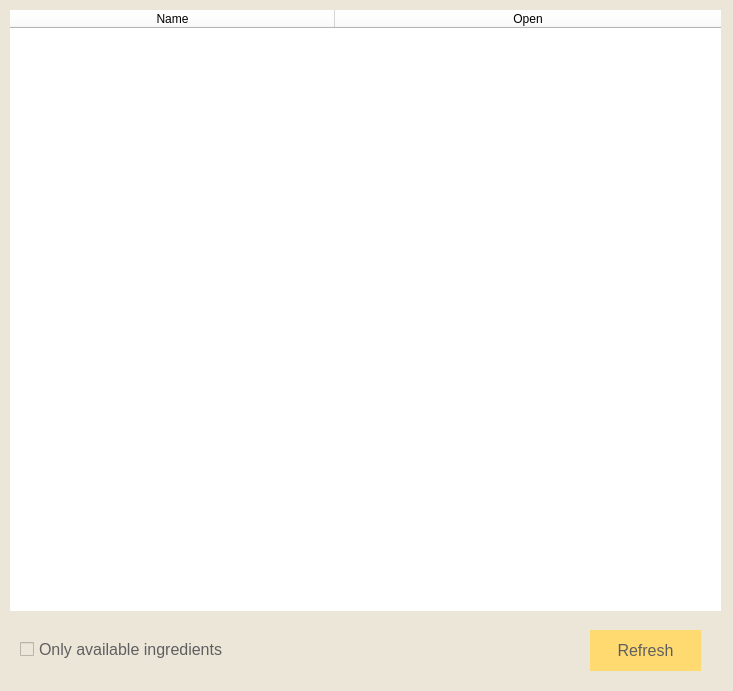
<?xml version="1.0" encoding="UTF-8"?>
<ui version="4.0">
 <class>Form</class>
 <widget class="QWidget" name="Form">
  <property name="geometry">
   <rect>
    <x>0</x>
    <y>0</y>
    <width>733</width>
    <height>691</height>
   </rect>
  </property>
  <property name="windowTitle">
   <string>Recipes</string>
  </property>
  <property name="styleSheet">
   <string notr="true">background-color: rgb(236, 230, 217);</string>
  </property>
  <widget class="QTableWidget" name="table">
   <property name="geometry">
    <rect>
     <x>10</x>
     <y>10</y>
     <width>711</width>
     <height>601</height>
    </rect>
   </property>
   <property name="styleSheet">
    <string notr="true">background-color: rgb(255, 255, 255);
font: 16pt &quot;Carefree Cyrillic&quot;;
border: none;</string>
   </property>
   <attribute name="horizontalHeaderCascadingSectionResizes">
    <bool>true</bool>
   </attribute>
   <attribute name="horizontalHeaderDefaultSectionSize">
    <number>325</number>
   </attribute>
   <attribute name="horizontalHeaderMinimumSectionSize">
    <number>100</number>
   </attribute>
   <attribute name="horizontalHeaderShowSortIndicator" stdset="0">
    <bool>true</bool>
   </attribute>
   <attribute name="horizontalHeaderStretchLastSection">
    <bool>true</bool>
   </attribute>
   <attribute name="verticalHeaderShowSortIndicator" stdset="0">
    <bool>false</bool>
   </attribute>
   <column>
    <property name="text">
     <string>Name</string>
    </property>
   </column>
   <column>
    <property name="text">
     <string>Open</string>
    </property>
   </column>
  </widget>
  <widget class="QCheckBox" name="filter">
   <property name="geometry">
    <rect>
     <x>20</x>
     <y>629</y>
     <width>261</width>
     <height>41</height>
    </rect>
   </property>
   <property name="font">
    <font>
     <family>Arial</family>
     <pointsize>12</pointsize>
     <weight>50</weight>
     <italic>false</italic>
     <bold>false</bold>
    </font>
   </property>
   <property name="styleSheet">
    <string notr="true">color: rgb(95, 95, 95);
font: 12pt &quot;Arial&quot;;</string>
   </property>
   <property name="text">
    <string>Only available ingredients</string>
   </property>
  </widget>
  <widget class="QPushButton" name="refresh">
   <property name="geometry">
    <rect>
     <x>590</x>
     <y>630</y>
     <width>111</width>
     <height>41</height>
    </rect>
   </property>
   <property name="font">
    <font>
     <family>Arial</family>
     <pointsize>12</pointsize>
     <weight>50</weight>
     <italic>false</italic>
     <bold>false</bold>
    </font>
   </property>
   <property name="styleSheet">
    <string notr="true">background-color: rgb(254, 218, 113);
border: none;
color: rgb(95, 95, 95);
font: 12pt &quot;Arial&quot;;</string>
   </property>
   <property name="text">
    <string>Refresh</string>
   </property>
  </widget>
 </widget>
 <resources/>
 <connections/>
</ui>
